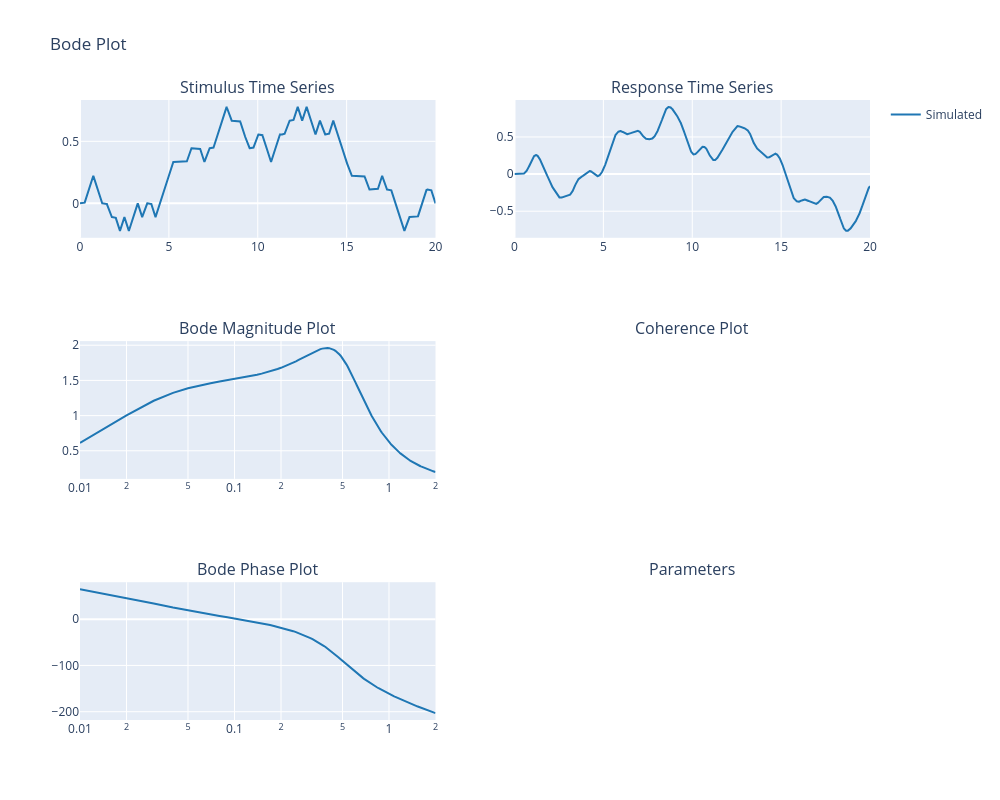

Here is the notebook cell this chart was saved with:
### Code cell
# Run time domain simulations

# Define the stimulus
samplingrate = 1000  # Hz
stim = bp.get_mseq(type="prts80", samplingrate=samplingrate)
time = np.arange(0, len(stim) / samplingrate, 1 / samplingrate)

# Set stimulus and samplingrate in model
model.samplingrate = samplingrate
model.stimulus = stim

# Run time domain simulation
TDsim = model.simulate_TD()

figure = model.plot()

### Figure 1 — Plotly figure (JSON) as saved in the notebook; plotly's stock layout.template omitted (floating-point values rounded to 4 significant figures; data arrays with more than 128 entries replaced by an {"elided": "..."} marker saying what was removed)
{"data": [{"line": {"color": "#1f77b4"}, "mode": "lines", "showlegend": false, "type": "scatter", "x": {"elided": "20000 float values"}, "xaxis": "x", "y": {"elided": "20000 float values"}, "yaxis": "y"}, {"line": {"color": "#1f77b4"}, "mode": "lines", "showlegend": false, "type": "scatter", "x": {"elided": "20000 float values"}, "xaxis": "x2", "y": {"elided": "20000 float values"}, "yaxis": "y2"}, {"line": {"color": "#1f77b4"}, "mode": "lines", "name": "Simulated", "showlegend": true, "type": "scatter", "x": {"elided": "200 float values"}, "xaxis": "x3", "y": {"elided": "200 float values"}, "yaxis": "y3"}, {"line": {"color": "#1f77b4"}, "mode": "lines", "showlegend": false, "type": "scatter", "x": {"elided": "200 float values"}, "xaxis": "x5", "y": {"elided": "200 float values"}, "yaxis": "y5"}], "layout": {"annotations": [{"font": {"size": 16}, "showarrow": false, "text": "Stimulus Time Series", "x": 0.225, "xanchor": "center", "xref": "paper", "y": 1, "yanchor": "bottom", "yref": "paper"}, {"font": {"size": 16}, "showarrow": false, "text": "Response Time Series", "x": 0.775, "xanchor": "center", "xref": "paper", "y": 1, "yanchor": "bottom", "yref": "paper"}, {"font": {"size": 16}, "showarrow": false, "text": "Bode Magnitude Plot", "x": 0.225, "xanchor": "center", "xref": "paper", "y": 0.6111, "yanchor": "bottom", "yref": "paper"}, {"font": {"size": 16}, "showarrow": false, "text": "Coherence Plot", "x": 0.775, "xanchor": "center", "xref": "paper", "y": 0.6111, "yanchor": "bottom", "yref": "paper"}, {"font": {"size": 16}, "showarrow": false, "text": "Bode Phase Plot", "x": 0.225, "xanchor": "center", "xref": "paper", "y": 0.2222, "yanchor": "bottom", "yref": "paper"}, {"font": {"size": 16}, "showarrow": false, "text": "Parameters", "x": 0.775, "xanchor": "center", "xref": "paper", "y": 0.2222, "yanchor": "bottom", "yref": "paper"}], "height": 800, "title": {"text": "Bode Plot"}, "width": 1000, "xaxis": {"anchor": "y", "domain": [0, 0.45]}, "xaxis2": {"anchor": "y2", "domain": [0.55, 1]}, "xaxis3": {"anchor": "y3", "domain": [0, 0.45], "type": "log"}, "xaxis4": {"anchor": "y4", "domain": [0.55, 1]}, "xaxis5": {"anchor": "y5", "domain": [0, 0.45], "type": "log"}, "yaxis": {"anchor": "x", "domain": [0.7778, 1]}, "yaxis2": {"anchor": "x2", "domain": [0.7778, 1]}, "yaxis3": {"anchor": "x3", "domain": [0.3889, 0.6111]}, "yaxis4": {"anchor": "x4", "domain": [0.3889, 0.6111]}, "yaxis5": {"anchor": "x5", "domain": [0, 0.2222]}}}
